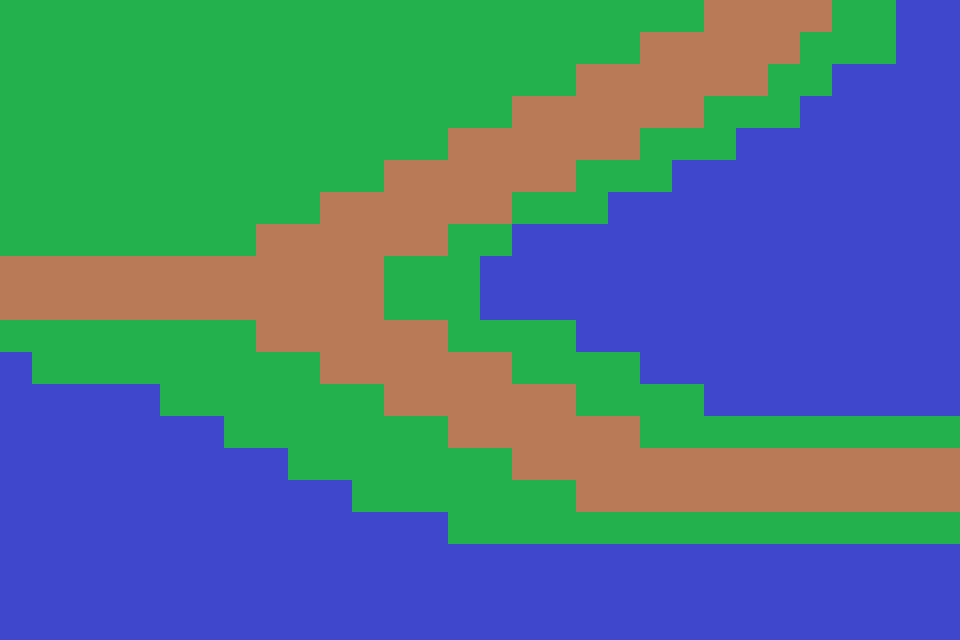

Tiled map render using the project's own tile images. Description and the whole map definition, tile-layer contents included, below:
An orthogonal 30x20 tile map with 32x32 px tiles, 1 tile layer (Tile Layer 1), 2 tilesets.

<map version="1.10" tiledversion="1.12.1" orientation="orthogonal" renderorder="right-down" width="30" height="20" tilewidth="32" tileheight="32" infinite="0" nextlayerid="2" nextobjectid="1">
 <editorsettings>
  <export target="main.csv" format="csv" />
 </editorsettings>
 <tileset firstgid="1" source="../main.tsx" />
 <tileset firstgid="4" source="tilemap.tsx" />
 <layer id="1" name="Tile Layer 1" width="30" height="20">
  <data encoding="csv">
4,4,4,4,4,4,4,4,4,4,4,4,4,4,4,4,4,4,4,4,4,4,5,5,5,5,4,4,6,6,
4,4,4,4,4,4,4,4,4,4,4,4,4,4,4,4,4,4,4,4,5,5,5,5,5,4,4,4,6,6,
4,4,4,4,4,4,4,4,4,4,4,4,4,4,4,4,4,4,5,5,5,5,5,5,4,4,6,6,6,6,
4,4,4,4,4,4,4,4,4,4,4,4,4,4,4,4,5,5,5,5,5,5,4,4,4,6,6,6,6,6,
4,4,4,4,4,4,4,4,4,4,4,4,4,4,5,5,5,5,5,5,4,4,4,6,6,6,6,6,6,6,
4,4,4,4,4,4,4,4,4,4,4,4,5,5,5,5,5,5,4,4,4,6,6,6,6,6,6,6,6,6,
4,4,4,4,4,4,4,4,4,4,5,5,5,5,5,5,4,4,4,6,6,6,6,6,6,6,6,6,6,6,
4,4,4,4,4,4,4,4,5,5,5,5,5,5,4,4,6,6,6,6,6,6,6,6,6,6,6,6,6,6,
5,5,5,5,5,5,5,5,5,5,5,5,4,4,4,6,6,6,6,6,6,6,6,6,6,6,6,6,6,6,
5,5,5,5,5,5,5,5,5,5,5,5,4,4,4,6,6,6,6,6,6,6,6,6,6,6,6,6,6,6,
4,4,4,4,4,4,4,4,5,5,5,5,5,5,4,4,4,4,6,6,6,6,6,6,6,6,6,6,6,6,
6,4,4,4,4,4,4,4,4,4,5,5,5,5,5,5,4,4,4,4,6,6,6,6,6,6,6,6,6,6,
6,6,6,6,6,4,4,4,4,4,4,4,5,5,5,5,5,5,4,4,4,4,6,6,6,6,6,6,6,6,
6,6,6,6,6,6,6,4,4,4,4,4,4,4,5,5,5,5,5,5,4,4,4,4,4,4,4,4,4,4,
6,6,6,6,6,6,6,6,6,4,4,4,4,4,4,4,5,5,5,5,5,5,5,5,5,5,5,5,5,5,
6,6,6,6,6,6,6,6,6,6,6,4,4,4,4,4,4,4,5,5,5,5,5,5,5,5,5,5,5,5,
6,6,6,6,6,6,6,6,6,6,6,6,6,6,4,4,4,4,4,4,4,4,4,4,4,4,4,4,4,4,
6,6,6,6,6,6,6,6,6,6,6,6,6,6,6,6,6,6,6,6,6,6,6,6,6,6,6,6,6,6,
6,6,6,6,6,6,6,6,6,6,6,6,6,6,6,6,6,6,6,6,6,6,6,6,6,6,6,6,6,6,
6,6,6,6,6,6,6,6,6,6,6,6,6,6,6,6,6,6,6,6,6,6,6,6,6,6,6,6,6,6
</data>
 </layer>
</map>
